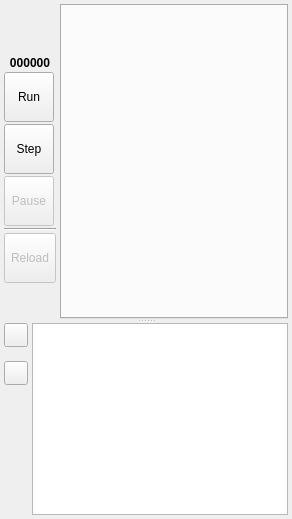
      <widget class="QWidget" name="SimulationPage">
       <layout class="QHBoxLayout" name="horizontalLayout_6">
        <property name="spacing">
         <number>4</number>
        </property>
        <property name="leftMargin">
         <number>4</number>
        </property>
        <property name="topMargin">
         <number>4</number>
        </property>
        <property name="rightMargin">
         <number>4</number>
        </property>
        <property name="bottomMargin">
         <number>4</number>
        </property>
        <item>
         <widget class="QSplitter" name="splitter">
          <property name="orientation">
           <enum>Qt::Vertical</enum>
          </property>
          <widget class="QWidget" name="MainWidget" native="true">
           <property name="sizePolicy">
            <sizepolicy hsizetype="Expanding" vsizetype="Expanding">
             <horstretch>0</horstretch>
             <verstretch>15</verstretch>
            </sizepolicy>
           </property>
           <layout class="QHBoxLayout" name="horizontalLayout">
            <property name="spacing">
             <number>4</number>
            </property>
            <property name="leftMargin">
             <number>0</number>
            </property>
            <property name="topMargin">
             <number>0</number>
            </property>
            <property name="rightMargin">
             <number>0</number>
            </property>
            <property name="bottomMargin">
             <number>0</number>
            </property>
            <item>
             <layout class="QVBoxLayout" name="verticalLayout">
              <property name="spacing">
               <number>2</number>
              </property>
              <item>
               <widget class="QLabel" name="DissolveLabel">
                <property name="minimumSize">
                 <size>
                  <width>50</width>
                  <height>50</height>
                 </size>
                </property>
                <property name="maximumSize">
                 <size>
                  <width>50</width>
                  <height>50</height>
                 </size>
                </property>
                <property name="text">
                 <string/>
                </property>
                <property name="pixmap">
                 <pixmap resource="main.qrc">:/dissolve/icons/dissolve.png</pixmap>
                </property>
                <property name="scaledContents">
                 <bool>true</bool>
                </property>
               </widget>
              </item>
              <item>
               <widget class="QLabel" name="ControlIterationLabel">
                <property name="font">
                 <font>
                  <pointsize>9</pointsize>
                  <weight>75</weight>
                  <bold>true</bold>
                 </font>
                </property>
                <property name="text">
                 <string>000000</string>
                </property>
                <property name="alignment">
                 <set>Qt::AlignCenter</set>
                </property>
               </widget>
              </item>
              <item>
               <widget class="QToolButton" name="ControlRunButton">
                <property name="sizePolicy">
                 <sizepolicy hsizetype="Fixed" vsizetype="Fixed">
                  <horstretch>0</horstretch>
                  <verstretch>0</verstretch>
                 </sizepolicy>
                </property>
                <property name="minimumSize">
                 <size>
                  <width>50</width>
                  <height>50</height>
                 </size>
                </property>
                <property name="font">
                 <font>
                  <weight>50</weight>
                  <bold>false</bold>
                 </font>
                </property>
                <property name="toolTip">
                 <string>Run the current simulation</string>
                </property>
                <property name="text">
                 <string>Run</string>
                </property>
                <property name="icon">
                 <iconset resource="main.qrc">
                  <normaloff>:/control/icons/control_play.svg</normaloff>:/control/icons/control_play.svg</iconset>
                </property>
                <property name="iconSize">
                 <size>
                  <width>40</width>
                  <height>40</height>
                 </size>
                </property>
                <property name="toolButtonStyle">
                 <enum>Qt::ToolButtonIconOnly</enum>
                </property>
               </widget>
              </item>
              <item>
               <widget class="QToolButton" name="ControlStepButton">
                <property name="sizePolicy">
                 <sizepolicy hsizetype="Fixed" vsizetype="Fixed">
                  <horstretch>0</horstretch>
                  <verstretch>0</verstretch>
                 </sizepolicy>
                </property>
                <property name="minimumSize">
                 <size>
                  <width>50</width>
                  <height>50</height>
                 </size>
                </property>
                <property name="font">
                 <font>
                  <weight>50</weight>
                  <bold>false</bold>
                 </font>
                </property>
                <property name="toolTip">
                 <string>Step the current simulation (perform one iteration)</string>
                </property>
                <property name="text">
                 <string>Step</string>
                </property>
                <property name="icon">
                 <iconset resource="main.qrc">
                  <normaloff>:/control/icons/control_step.svg</normaloff>:/control/icons/control_step.svg</iconset>
                </property>
                <property name="iconSize">
                 <size>
                  <width>32</width>
                  <height>32</height>
                 </size>
                </property>
                <property name="toolButtonStyle">
                 <enum>Qt::ToolButtonIconOnly</enum>
                </property>
               </widget>
              </item>
              <item>
               <widget class="QToolButton" name="ControlPauseButton">
                <property name="enabled">
                 <bool>false</bool>
                </property>
                <property name="sizePolicy">
                 <sizepolicy hsizetype="Fixed" vsizetype="Fixed">
                  <horstretch>0</horstretch>
                  <verstretch>0</verstretch>
                 </sizepolicy>
                </property>
                <property name="minimumSize">
                 <size>
                  <width>50</width>
                  <height>50</height>
                 </size>
                </property>
                <property name="toolTip">
                 <string>Stop (pause) the current simulation</string>
                </property>
                <property name="text">
                 <string>Pause</string>
                </property>
                <property name="icon">
                 <iconset resource="main.qrc">
                  <normaloff>:/control/icons/control_pause.svg</normaloff>:/control/icons/control_pause.svg</iconset>
                </property>
                <property name="iconSize">
                 <size>
                  <width>32</width>
                  <height>32</height>
                 </size>
                </property>
                <property name="toolButtonStyle">
                 <enum>Qt::ToolButtonIconOnly</enum>
                </property>
               </widget>
              </item>
              <item>
               <widget class="Line" name="line">
                <property name="orientation">
                 <enum>Qt::Horizontal</enum>
                </property>
               </widget>
              </item>
              <item>
               <widget class="QToolButton" name="ControlReloadButton">
                <property name="enabled">
                 <bool>false</bool>
                </property>
                <property name="sizePolicy">
                 <sizepolicy hsizetype="Fixed" vsizetype="Fixed">
                  <horstretch>0</horstretch>
                  <verstretch>0</verstretch>
                 </sizepolicy>
                </property>
                <property name="minimumSize">
                 <size>
                  <width>50</width>
                  <height>50</height>
                 </size>
                </property>
                <property name="toolTip">
                 <string/>
                </property>
                <property name="text">
                 <string>Reload</string>
                </property>
                <property name="icon">
                 <iconset resource="main.qrc">
                  <normaloff>:/general/icons/general_repeat.svg</normaloff>:/general/icons/general_repeat.svg</iconset>
                </property>
                <property name="iconSize">
                 <size>
                  <width>32</width>
                  <height>32</height>
                 </size>
                </property>
                <property name="toolButtonStyle">
                 <enum>Qt::ToolButtonIconOnly</enum>
                </property>
               </widget>
              </item>
              <item>
               <spacer name="verticalSpacer">
                <property name="orientation">
                 <enum>Qt::Vertical</enum>
                </property>
                <property name="sizeHint" stdset="0">
                 <size>
                  <width>20</width>
                  <height>40</height>
                 </size>
                </property>
               </spacer>
              </item>
             </layout>
            </item>
            <item>
             <widget class="MainTabsWidget" name="MainTabs">
              <property name="sizePolicy">
               <sizepolicy hsizetype="Expanding" vsizetype="Expanding">
                <horstretch>0</horstretch>
                <verstretch>10</verstretch>
               </sizepolicy>
              </property>
              <property name="currentIndex">
               <number>-1</number>
              </property>
             </widget>
            </item>
           </layout>
          </widget>
          <widget class="QWidget" name="MessagesWidget" native="true">
           <layout class="QHBoxLayout" name="horizontalLayout_3">
            <property name="spacing">
             <number>4</number>
            </property>
            <property name="leftMargin">
             <number>0</number>
            </property>
            <property name="topMargin">
             <number>0</number>
            </property>
            <property name="rightMargin">
             <number>0</number>
            </property>
            <property name="bottomMargin">
             <number>0</number>
            </property>
            <item>
             <layout class="QVBoxLayout" name="verticalLayout_4">
              <property name="spacing">
               <number>0</number>
              </property>
              <item>
               <widget class="QToolButton" name="MessagesIncreaseFontSizeButton">
                <property name="minimumSize">
                 <size>
                  <width>24</width>
                  <height>24</height>
                 </size>
                </property>
                <property name="icon">
                 <iconset resource="main.qrc">
                  <normaloff>:/general/icons/general_arrowup.svg</normaloff>:/general/icons/general_arrowup.svg</iconset>
                </property>
                <property name="iconSize">
                 <size>
                  <width>16</width>
                  <height>16</height>
                 </size>
                </property>
               </widget>
              </item>
              <item>
               <widget class="QLabel" name="MessagesFontLabel">
                <property name="sizePolicy">
                 <sizepolicy hsizetype="Fixed" vsizetype="Fixed">
                  <horstretch>0</horstretch>
                  <verstretch>0</verstretch>
                 </sizepolicy>
                </property>
                <property name="maximumSize">
                 <size>
                  <width>24</width>
                  <height>24</height>
                 </size>
                </property>
                <property name="text">
                 <string/>
                </property>
                <property name="pixmap">
                 <pixmap resource="main.qrc">:/general/icons/general_font.svg</pixmap>
                </property>
                <property name="scaledContents">
                 <bool>true</bool>
                </property>
               </widget>
              </item>
              <item>
               <widget class="QToolButton" name="MessagesDecreaseFontSizeButton">
                <property name="minimumSize">
                 <size>
                  <width>24</width>
                  <height>24</height>
                 </size>
                </property>
                <property name="icon">
                 <iconset resource="main.qrc">
                  <normaloff>:/general/icons/general_arrowdown.svg</normaloff>:/general/icons/general_arrowdown.svg</iconset>
                </property>
                <property name="iconSize">
                 <size>
                  <width>16</width>
                  <height>16</height>
                 </size>
                </property>
               </widget>
              </item>
              <item>
               <spacer name="verticalSpacer_2">
                <property name="orientation">
                 <enum>Qt::Vertical</enum>
                </property>
                <property name="sizeHint" stdset="0">
                 <size>
                  <width>20</width>
                  <height>40</height>
                 </size>
                </property>
               </spacer>
              </item>
             </layout>
            </item>
            <item>
             <widget class="QTextEdit" name="MessagesEdit">
              <property name="sizePolicy">
               <sizepolicy hsizetype="Expanding" vsizetype="Minimum">
                <horstretch>0</horstretch>
                <verstretch>0</verstretch>
               </sizepolicy>
              </property>
              <property name="font">
               <font>
                <pointsize>8</pointsize>
               </font>
              </property>
              <property name="focusPolicy">
               <enum>Qt::NoFocus</enum>
              </property>
              <property name="undoRedoEnabled">
               <bool>false</bool>
              </property>
              <property name="readOnly">
               <bool>true</bool>
              </property>
              <property name="acceptRichText">
               <bool>false</bool>
              </property>
             </widget>
            </item>
           </layout>
          </widget>
         </widget>
        </item>
       </layout>
      </widget>
